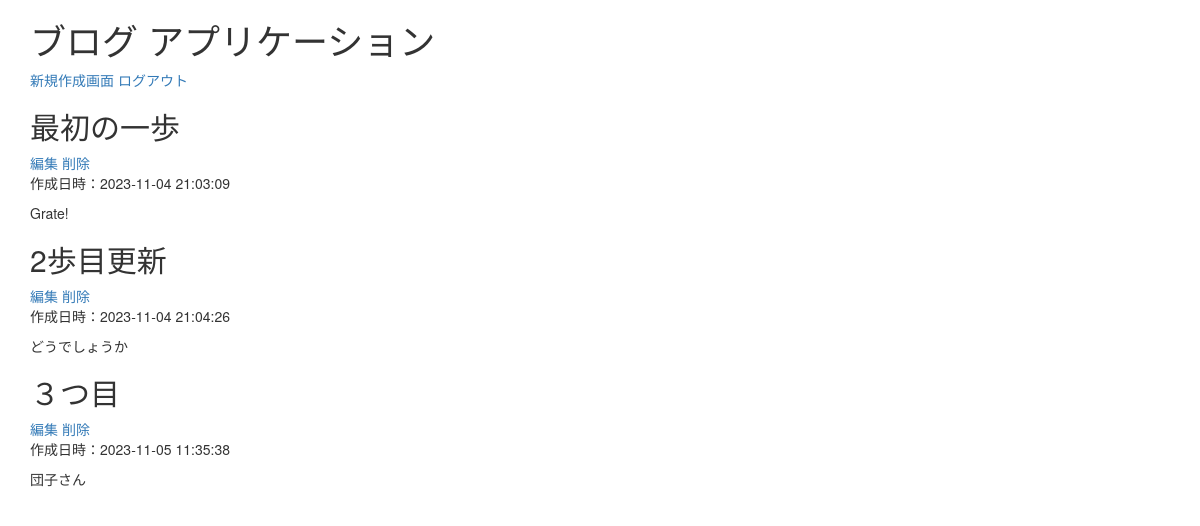
Before: / (signed in) with the older database file.
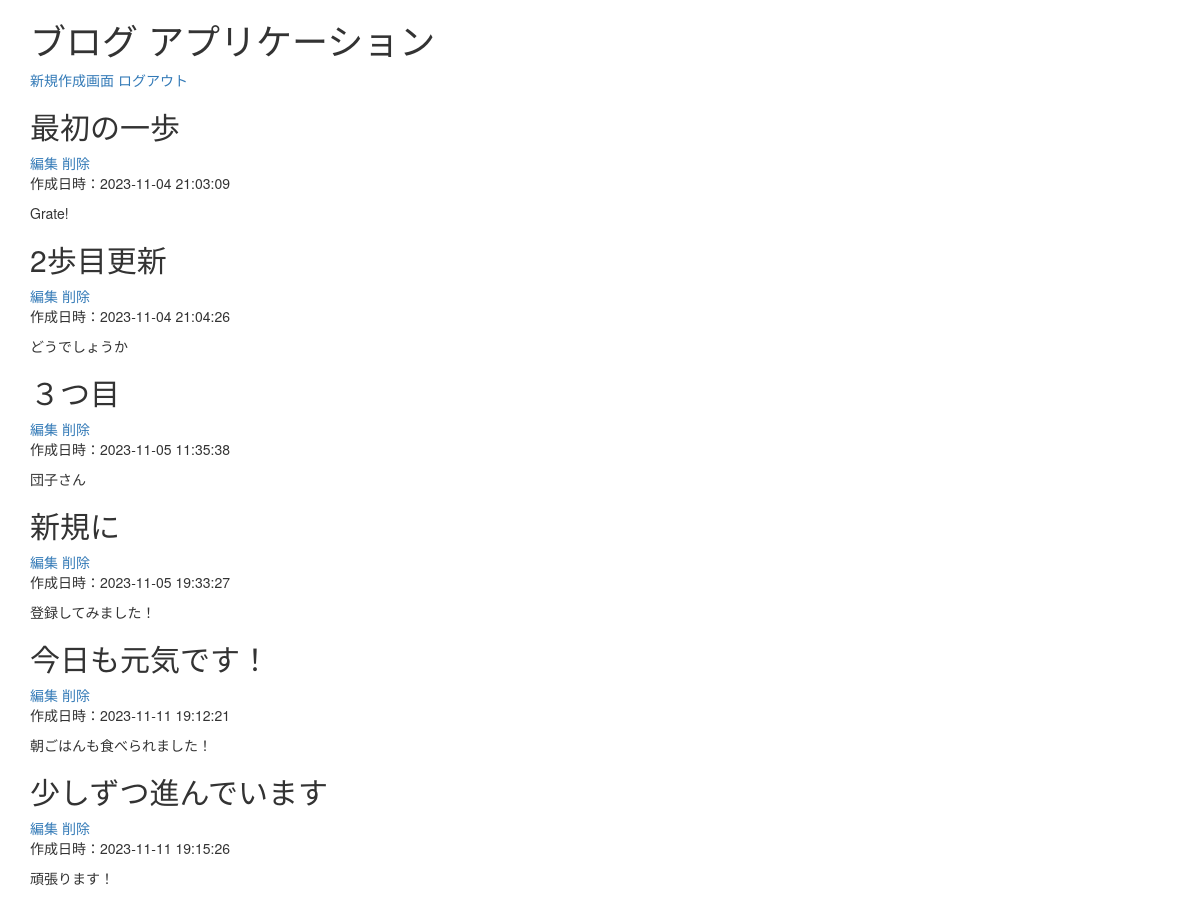
After: the same page with the newer database file.
### app.py (models this page shows)
class Post(db.Model):
    id = db.Column(db.Integer, primary_key=True)
    title = db.Column(db.String(50), nullable=False)
    body = db.Column(db.String(300), nullable=False)
    created_at = db.Column(db.DateTime, nullable=False, default=datetime.now(pytz.timezone('Asia/Tokyo')))

### app.py (the view)
@app.route('/', methods=['GET', 'POST'])
@login_required  #ログインしているユーザのみアクセス可能
def index():
    if request.method == 'GET':
        posts = Post.query.all()
        return(render_template('index.html', posts=posts))

### app.py (called while the page is built)
@login_manager.user_loader
def load_user(user_id):
    return User.query.get(int(user_id))

### templates/index.html (shortened to what this page needs)
{% extends "bootstrap/base.html" %}
{% block content %}
<div class="container">
    <h1>ブログ アプリケーション</h1>
    <a href="/create" role="button">新規作成画面</a>
    <a href="/logout" role="button">ログアウト</a>
    {% for post in posts%}
    <article>
        <h2>{{ post.title }}</h2>
        <a href="{{ post.id }}/update" role="button">編集</a>
        <a href="{{ post.id }}/delete" role="button">削除</a>
        <p>作成日時：{{ post.created_at.strftime("%Y-%m-%d %H:%M:%S") }}</p>
        <p>{{ post.body}}</p>
    </article>
    {% endfor %}
</div>
{% endblock %}

Changed rows visible on the page:
added Post: title "新規に", created_at "2023-11-05 19:33:27", body "登録してみました！"
added Post: title "今日も元気です！", created_at "2023-11-11 19:12:21", body "朝ごはんも食べられました！"
added Post: title "少しずつ進んでいます", created_at "2023-11-11 19:15:26", body "頑張ります！"
